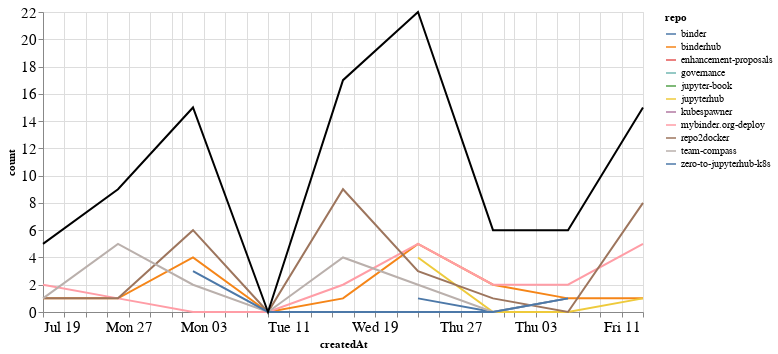

The notebook cell saved with this chart:
### Markdown cell above
## Comments

### Code cell
comments_time = comments.groupby('repo').resample('W', on='createdAt').count()['author'].reset_index()
comments_time = comments_time.rename(columns={'author': 'count'})
comments_time_total = comments_time.groupby('createdAt').agg({"count": "sum"}).reset_index()
ch1 = alt.Chart(comments_time, width=600).mark_line().encode(
    x='createdAt',
    y='count',
    color='repo',
    tooltip="repo"
)

ch2 = alt.Chart(comments_time_total, width=600).mark_line(color="black").encode(
    x='createdAt',
    y='count',
)

ch1 + ch2

### Figure 1 — Vega-Lite specification as saved in the notebook (floating-point values rounded to 4 significant figures)
{"config": {"axisLeft": {"labelFontSize": 15}, "axisBottom": {"labelFontSize": 15}}, "layer": [{"data": {"name": "data-369755a2ea49c78eca6961356486cc2f"}, "mark": "line", "encoding": {"color": {"type": "nominal", "field": "repo"}, "tooltip": {"type": "nominal", "field": "repo"}, "x": {"type": "temporal", "field": "createdAt"}, "y": {"type": "quantitative", "field": "count"}}, "width": 600}, {"data": {"name": "data-9606a20d27e95deee545e9e9ff603210"}, "mark": {"type": "line", "color": "black"}, "encoding": {"x": {"type": "temporal", "field": "createdAt"}, "y": {"type": "quantitative", "field": "count"}}, "width": 600}], "$schema": "https://vega.github.io/schema/vega-lite/v4.8.1.json", "datasets": {"data-369755a2ea49c78eca6961356486cc2f": [{"repo": "binder", "createdAt": "2020-08-23T00:00:00", "count": 1}, {"repo": "binder", "createdAt": "2020-08-30T00:00:00", "count": 0}, {"repo": "binder", "createdAt": "2020-09-06T00:00:00", "count": 1}, {"repo": "binderhub", "createdAt": "2020-07-19T00:00:00", "count": 1}, {"repo": "binderhub", "createdAt": "2020-07-26T00:00:00", "count": 1}, {"repo": "binderhub", "createdAt": "2020-08-02T00:00:00", "count": 4}, {"repo": "binderhub", "createdAt": "2020-08-09T00:00:00", "count": 0}, {"repo": "binderhub", "createdAt": "2020-08-16T00:00:00", "count": 1}, {"repo": "binderhub", "createdAt": "2020-08-23T00:00:00", "count": 5}, {"repo": "binderhub", "createdAt": "2020-08-30T00:00:00", "count": 2}, {"repo": "binderhub", "createdAt": "2020-09-06T00:00:00", "count": 1}, {"repo": "binderhub", "createdAt": "2020-09-13T00:00:00", "count": 1}, {"repo": "enhancement-proposals", "createdAt": "2020-08-16T00:00:00", "count": 1}, {"repo": "governance", "createdAt": "2020-08-23T00:00:00", "count": 2}, {"repo": "jupyter-book", "createdAt": "2020-08-30T00:00:00", "count": 1}, {"repo": "jupyterhub", "createdAt": "2020-08-23T00:00:00", "count": 4}, {"repo": "jupyterhub", "createdAt": "2020-08-30T00:00:00", "count": 0}, {"repo": "jupyterhub", "createdAt": "2020-09-06T00:00:00", "count": 0}, {"repo": "jupyterhub", "createdAt": "2020-09-13T00:00:00", "count": 1}, {"repo": "kubespawner", "createdAt": "2020-07-26T00:00:00", "count": 1}, {"repo": "mybinder.org-deploy", "createdAt": "2020-07-19T00:00:00", "count": 2}, {"repo": "mybinder.org-deploy", "createdAt": "2020-07-26T00:00:00", "count": 1}, {"repo": "mybinder.org-deploy", "createdAt": "2020-08-02T00:00:00", "count": 0}, {"repo": "mybinder.org-deploy", "createdAt": "2020-08-09T00:00:00", "count": 0}, {"repo": "mybinder.org-deploy", "createdAt": "2020-08-16T00:00:00", "count": 2}, {"repo": "mybinder.org-deploy", "createdAt": "2020-08-23T00:00:00", "count": 5}, {"repo": "mybinder.org-deploy", "createdAt": "2020-08-30T00:00:00", "count": 2}, {"repo": "mybinder.org-deploy", "createdAt": "2020-09-06T00:00:00", "count": 2}, {"repo": "mybinder.org-deploy", "createdAt": "2020-09-13T00:00:00", "count": 5}, {"repo": "repo2docker", "createdAt": "2020-07-19T00:00:00", "count": 1}, {"repo": "repo2docker", "createdAt": "2020-07-26T00:00:00", "count": 1}, {"repo": "repo2docker", "createdAt": "2020-08-02T00:00:00", "count": 6}, {"repo": "repo2docker", "createdAt": "2020-08-09T00:00:00", "count": 0}, {"repo": "repo2docker", "createdAt": "2020-08-16T00:00:00", "count": 9}, {"repo": "repo2docker", "createdAt": "2020-08-23T00:00:00", "count": 3}, {"repo": "repo2docker", "createdAt": "2020-08-30T00:00:00", "count": 1}, {"repo": "repo2docker", "createdAt": "2020-09-06T00:00:00", "count": 0}, {"repo": "repo2docker", "createdAt": "2020-09-13T00:00:00", "count": 8}, {"repo": "team-compass", "createdAt": "2020-07-19T00:00:00", "count": 1}, {"repo": "team-compass", "createdAt": "2020-07-26T00:00:00", "count": 5}, {"repo": "team-compass", "createdAt": "2020-08-02T00:00:00", "count": 2}, {"repo": "team-compass", "createdAt": "2020-08-09T00:00:00", "count": 0}, {"repo": "team-compass", "createdAt": "2020-08-16T00:00:00", "count": 4}, {"repo": "team-compass", "createdAt": "2020-08-23T00:00:00", "count": 2}, {"repo": "team-compass", "createdAt": "2020-08-30T00:00:00", "count": 0}, {"repo": "team-compass", "createdAt": "2020-09-06T00:00:00", "count": 1}, {"repo": "zero-to-jupyterhub-k8s", "createdAt": "2020-08-02T00:00:00", "count": 3}, {"repo": "zero-to-jupyterhub-k8s", "createdAt": "2020-08-09T00:00:00", "count": 0}, {"repo": "zero-to-jupyterhub-k8s", "createdAt": "2020-08-16T00:00:00", "count": 0}, {"repo": "zero-to-jupyterhub-k8s", "createdAt": "2020-08-23T00:00:00", "count": 0}, {"repo": "zero-to-jupyterhub-k8s", "createdAt": "2020-08-30T00:00:00", "count": 0}, {"repo": "zero-to-jupyterhub-k8s", "createdAt": "2020-09-06T00:00:00", "count": 1}], "data-9606a20d27e95deee545e9e9ff603210": [{"createdAt": "2020-07-19T00:00:00", "count": 5}, {"createdAt": "2020-07-26T00:00:00", "count": 9}, {"createdAt": "2020-08-02T00:00:00", "count": 15}, {"createdAt": "2020-08-09T00:00:00", "count": 0}, {"createdAt": "2020-08-16T00:00:00", "count": 17}, {"createdAt": "2020-08-23T00:00:00", "count": 22}, {"createdAt": "2020-08-30T00:00:00", "count": 6}, {"createdAt": "2020-09-06T00:00:00", "count": 6}, {"createdAt": "2020-09-13T00:00:00", "count": 15}]}}
